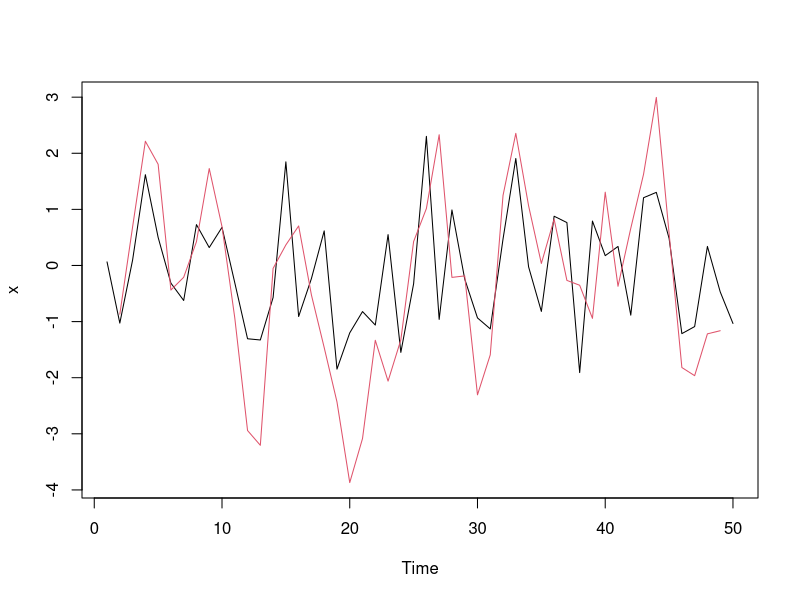

Write the R code that produced this figure.
library(timeSeries)


### Name: filter
### Title: Linear Filtering on a Time Series
### Aliases: filter,timeSeries-method

### ** Examples

## Creata a Dummy Signal 'timeSeries' - 
   data <- matrix(rnorm(100), ncol = 2)
   s <- timeSeries(data, units=c("A", "B"))
   head(s)
   
## Filter the series - 
   f <- filter(s, rep(1, 3))
   head(f)
   
## Plot and Compare the first series - 
   plot(cbind(s[, 1], f[, 1]), plot.type="s")
